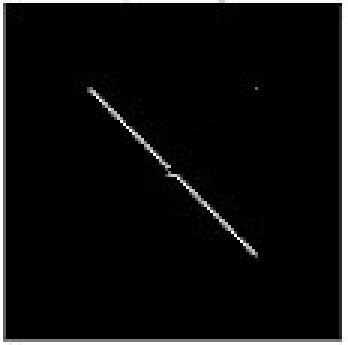
#> input picture Hough Transformation(Line Detection)/Picture1.jpg, 116 x 115 px, found by its file name (shown 3 times larger); the run also reads 1 picture not shown here
$ jupyter execute --allow-errors file.ipynb
#> lines starting #> are read from the running program, lines starting #| are printed output that depends on the picture; after the words box and inside, x2 and y2 are one past the last pixel; in counts of white or black regions, pixels touching at a corner belong together
[cell 1]
from matplotlib import pyplot as plt
import cv2
from google.colab.patches import cv2_imshow
import numpy as np
import math

[cell 2]
img1 = cv2.imread("/content/Picture1.jpg",cv2.IMREAD_COLOR)
#> img1 is the input picture: shape (115, 116, 3); min 0, max 255, mean 14.9
img2 = cv2.imread("/content/Picture2.jpg",cv2.IMREAD_COLOR)
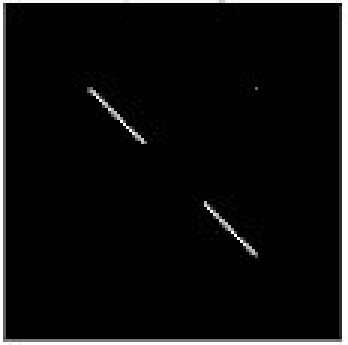
#> input picture Hough Transformation(Line Detection)/Picture2.jpg, 116 x 115 px, found by its file name (shown 3 times larger)
#> img2 is the input picture: shape (115, 116, 3); min 0, max 255, mean 14.3
img3 = cv2.imread("/content/Picture3.jpg",cv2.IMREAD_COLOR)
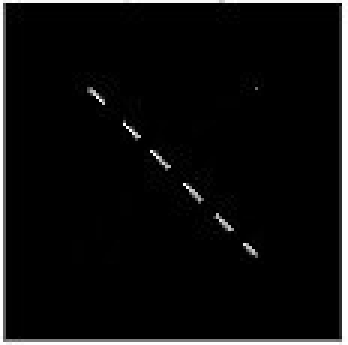
#> input picture Hough Transformation(Line Detection)/Picture3.jpg, 116 x 115 px, found by its file name (shown 3 times larger)
#> img3 is the input picture: shape (115, 116, 3); min 0, max 255, mean 14.3
img4 = cv2.imread("/content/Picture4.jpg",cv2.IMREAD_COLOR)
img5 = cv2.imread("/content/Picture5.jpg",cv2.IMREAD_COLOR)
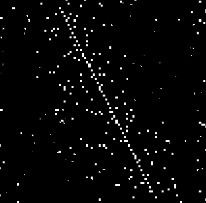
#> input picture Hough Transformation(Line Detection)/Picture5.jpg, 206 x 203 px, found by its file name
#> img5 is the input picture: shape (203, 206, 3); min 0, max 255, mean 6.9
img6 = cv2.imread("/content/Picture6.jpg",cv2.IMREAD_COLOR)
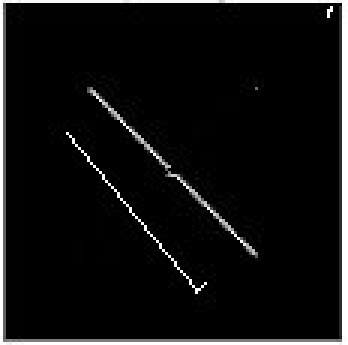
#> input picture Hough Transformation(Line Detection)/Picture6.jpg, 116 x 115 px, found by its file name (shown 3 times larger)
#> img6 is the input picture: shape (115, 116, 3); min 0, max 255, mean 16.3
img7 = cv2.imread("/content/Picture7.jpg",cv2.IMREAD_COLOR)
img8 = cv2.imread("/content/Picture8.jpg",cv2.IMREAD_COLOR)

[cell 3]
img1 = img1[10:100, 10:100]
#> img1: shape (90, 90, 3)
img2 = img2[10:100, 10:100]
#> img2: shape (90, 90, 3)
img3 = img3[10:100, 10:100]
#> img3: shape (90, 90, 3)
img4 = img4[10:100, 10:100]
#> img4: shape (90, 90, 3)
img6 = img6[10:100, 10:100]
#> img6: shape (90, 90, 3)
#> (the rest of this cell did not finish here and is left out)

[cell 4]
def hough(img):
  dst = cv2.Canny(img, 50, 200, None, 3)
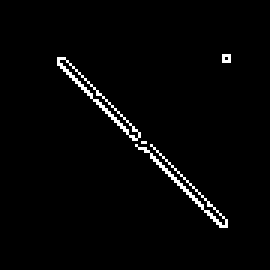
#> dst: shape (90, 90) (shown 3 times larger); 2.2% white in thin lines or dots, all inside (x1, y1, x2, y2) = (19, 18, 77, 76)
  lines = cv2.HoughLines(dst, 1, np.pi / 180, 150, None, 0, 0)
#> lines = None

  cdst = cv2.cvtColor(dst, cv2.COLOR_GRAY2BGR)
  cdstP = np.copy(cdst)

  if lines is not None:
    for i in range(0, len(lines)):
      rho = lines[i][0][0]
      theta = lines[i][0][1]
      a = math.cos(theta)
      b = math.sin(theta)
      x0 = a * rho
      y0 = b * rho
      pt1 = (int(x0 + 1000*(-b)), int(y0 + 1000*(a)))
      pt2 = (int(x0 - 1000*(-b)), int(y0 - 1000*(a)))
      cv2.line(cdst, pt1, pt2, (0,0,255), 3, cv2.LINE_AA)

  linesP = cv2.HoughLinesP(dst, 1, np.pi / 180, 30, None, 5, 50)
#> linesP = [[19, 20, 74, 75], [21, 19, 75, 73]]

  if linesP is not None:
    for i in range(0, len(linesP)):
      l = linesP[i][0]
      cv2.line(cdstP, (l[0], l[1]), (l[2], l[3]), (0,255,0), 2, cv2.LINE_AA)
#> this loop made 2 passes
#> cdstP: shape (90, 90, 3); mean B, G, R 0.3, 13.7, 0.3

  cv2_imshow(img)
  cv2_imshow(cdstP)

[cell 5]
hough(img1)

[cell 6]
hough(img2)
#> the loop in hough (call 2), `for i in range(0, len(linesP)):` made 2 passes
#> after the loop in hough (call 2), `for i in range(0, len(linesP)):`:
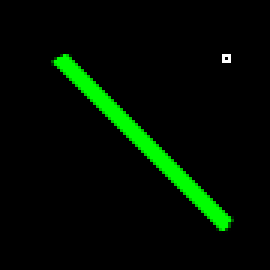
#> cdstP: shape (90, 90, 3) (shown 3 times larger); mean B, G, R 0.3, 13.7, 0.3

[cell 7]
hough(img3)

[cell 8]
hough(img4)
#> in hough (call 4), `dst = cv2.Canny(img, 50, 200, None, 3)`:
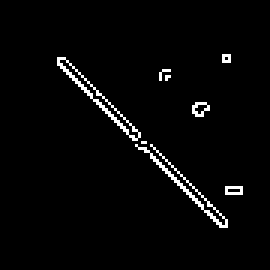
#> dst: shape (90, 90) (shown 3 times larger); 2.6% white in thin lines or dots, all inside (x1, y1, x2, y2) = (19, 18, 81, 76)
#> in hough (call 4), `linesP = cv2.HoughLinesP(dst, 1, np.pi / 180, 30, None, 5, 50)`: linesP = [[19, 21, 73, 75], [21, 19, 75, 73]]
#> the loop in hough (call 4), `for i in range(0, len(linesP)):` made 2 passes
#> after the loop in hough (call 4), `for i in range(0, len(linesP)):`:
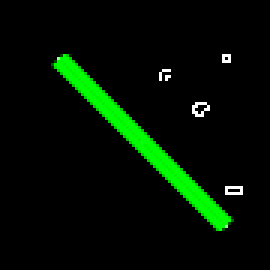
#> cdstP: shape (90, 90, 3) (shown 3 times larger); mean B, G, R 1.5, 16.5, 1.5

[cell 9]
hough(img5)
#> in hough (call 5), `dst = cv2.Canny(img, 50, 200, None, 3)`:
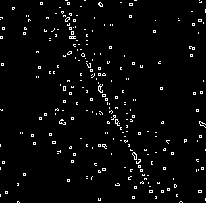
#> dst: shape (203, 206); 3.2% white in thin lines or dots
#> in hough (call 5), `cdst = cv2.cvtColor(dst, cv2.COLOR_GRAY2BGR)`: cdst: shape (203, 206, 3); 3.2% white in thin lines or dots
#> in hough (call 5), `linesP = cv2.HoughLinesP(dst, 1, np.pi / 180, 30, None, 5, 50)`: linesP = [[61, 12, 156, 198], [60, 7, 156, 196], [71, 33, 155, 198], [71, 36, 150, 192]]
#> the loop in hough (call 5), `for i in range(0, len(linesP)):` made 4 passes
#> after the loop in hough (call 5), `for i in range(0, len(linesP)):`:
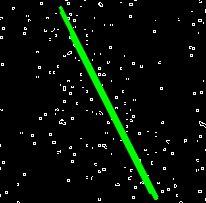
#> cdstP: shape (203, 206, 3); mean B, G, R 6.4, 14.8, 6.4
